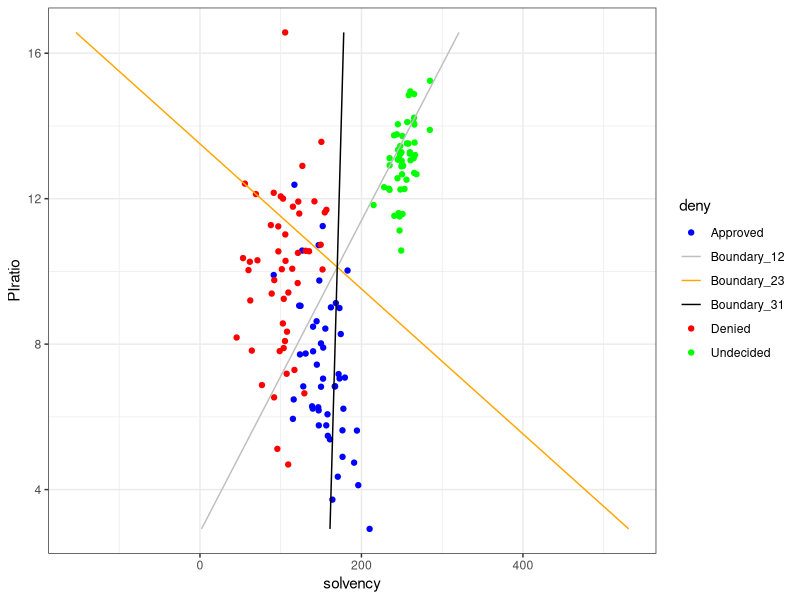
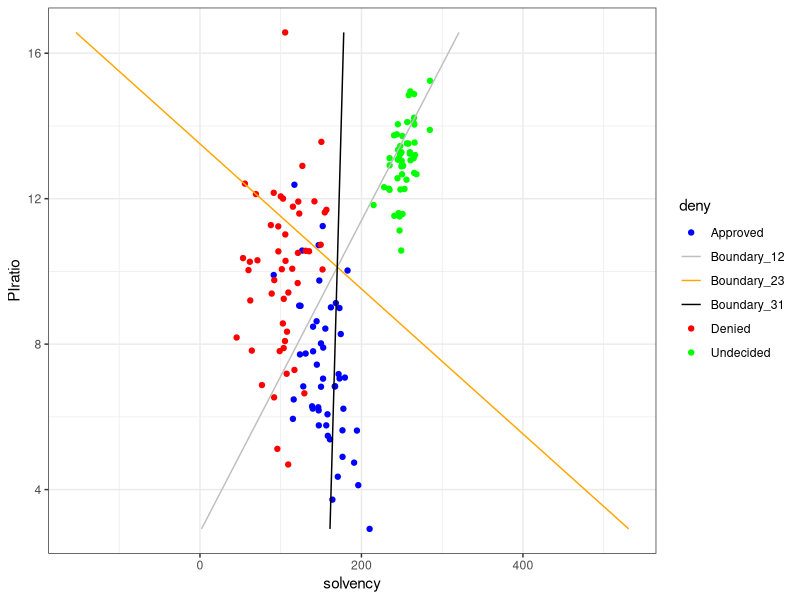

These charts were generated, in order, by the following R code:
# load necessary packages
library(mvtnorm)
library(ggplot2)

# create small wrapper functions (from lecture notes)
sigmaXY <- function(rho, sdX, sdY) {
    covTerm <- rho * sdX * sdY
    VCmatrix <- matrix(c(sdX^2, covTerm, covTerm, sdY^2), 
                       2, 2, byrow = TRUE)
    return(VCmatrix)
}

genBVN <- function(n = 1, seed = NA, muXY=c(0,1), sigmaXY=diag(2)) {
    if(!is.na(seed)) set.seed(seed)
    rdraws <- rmvnorm(n, mean = muXY, sigma = sigmaXY)
    return(rdraws)
}

# function generates 2D data for categories: denied, approved, undecided
loanData <- function(noApproved, noDenied, noUndecided, muApproved, muDenied, 
                     muUndecided, sdApproved, sdDenied, sdUndecided, 
                     rhoApproved, rhoDenied, rhoUndecided, seed=1111) {
    sigmaApproved <- sigmaXY(rho=rhoApproved, sdX=sdApproved[1], 
                             sdY=sdApproved[2])
    sigmaDenied <- sigmaXY(rho=rhoDenied, sdX=sdDenied[1], sdY=sdDenied[2])
    sigmaUndecided <- sigmaXY(rho=rhoUndecided, sdX=sdUndecided[1], 
                              sdY=sdUndecided[2])
    approved <- genBVN(noApproved, muApproved, sigmaApproved, seed = seed)
    denied <- genBVN(noDenied, muDenied, sigmaDenied, seed = seed+1)
    undecided <- genBVN(noUndecided, muUndecided, sigmaUndecided, seed = seed+2)
    loanDf <- as.data.frame(rbind(approved, denied, undecided))
    
    # create labels for each category
    deny <- c(rep("Approved", noApproved), rep("Denied", noDenied), 
              rep("Undecided", noUndecided))
    
    # include one binary dependent variable for each category
    target_deny <-  c(rep(0, noApproved), rep(1, noDenied), rep(0, noUndecided))
    target_appr <- c(rep(1, noApproved), rep(0, noDenied), rep(0, noUndecided))
    target_undec <- c(rep(0, noApproved), rep(0, noDenied), rep(1, noUndecided))
    
    # 
    loanDf <- data.frame(loanDf, deny, target_deny, target_appr, target_undec)
    colnames(loanDf) <- c("PIratio", "solvency", "deny", "target_deny", 
                          "target_approve", "target_undecided")
    return(loanDf)
}

# call function
noApproved <- 50; noDenied <- 50; noUndecided <- 50
loanDf <- loanData(noApproved, noDenied, noUndecided, 
                   c(7, 150), c(10, 100), c(13,250), 
                   c(2,20), c(2,30), c(1,15), 
                   -0.5, 0.3, 0.5)

# separate out X and Y and solve for the optimal weights
X <- as.matrix(cbind(ind=rep(1, nrow(loanDf)), 
                     loanDf[,c("PIratio", "solvency")]))
Y <- as.matrix(loanDf[,c("target_deny", "target_approve", "target_undecided")])
weights <- solve(t(X) %*% X) %*% t(X) %*% Y

# decision boundaries: 1=deny, 2=approve, 3=undecided
x <- seq(min(loanDf["PIratio"]), max(loanDf["PIratio"]), 
         length.out = nrow(loanDf))

y_12 <- -(weights[1,2]-weights[1,1])/(weights[3,2]-weights[3,1]) - 
    (weights[2,2] - weights[2,1])/(weights[3,2]-weights[3,1]) * x
y_23 <- -(weights[1,3]-weights[1,2])/(weights[3,3]-weights[3,2]) - 
    (weights[2,3] - weights[2,2])/(weights[3,3]-weights[3,2]) * x
y_31 <- -(weights[1,1]-weights[1,3])/(weights[3,1]-weights[3,3]) - 
    (weights[2,1] - weights[2,3])/(weights[3,1]-weights[3,3]) * x

boundaryDf_12 <- data.frame(PIratio = x, solvency = y_12, 
                            deny = rep("Boundary_12", length(x)))
boundaryDf_23 <- data.frame(PIratio = x, solvency = y_23, 
                            deny = rep("Boundary_23", length(x)))
boundaryDf_31 <- data.frame(PIratio = x, solvency = y_31, 
                            deny = rep("Boundary_31", length(x)))

# plot data
ggplot(data = loanDf, aes(x = solvency, y = PIratio, 
                          colour = deny, fill = deny)) +
    geom_point() +
    xlab("solvency") + 
    ylab("PIratio") + 
    theme_bw() + 
    geom_line(data=boundaryDf_12) +
    geom_line(data=boundaryDf_23) +
    geom_line(data=boundaryDf_31) +
    scale_color_manual("deny", 
                       values = c("Approved" = "blue", "Denied" = "red", 
                                  "Undecided" = "green", "Boundary_12" = "grey",
                                  "Boundary_23" = "orange", 
                                  "Boundary_31" = "black"))
ggsave("discFunction3C.pdf", scale = 1, width = 6, height = 4)

# compute predictions
predictions <- X %*% weights

# classify training data according to argmax criterion 
category <- (predictions==apply(predictions, 1, max))
predictedLabels <- rep(NA, nrow(loanDf))
for (i in 1:(nrow(loanDf))) {
    if (category[i,"target_deny"]) predictedLabels[i] <- "Denied"
    else if (category[i,"target_approve"]) predictedLabels[i] <- "Approved"
    else predictedLabels[i] <- "Undecided"
}

# combine predictions and final class decision to data frame and return
loanDf <- cbind(loanDf, predictions, predictedLabels)
loanDf

# save dataset with predictions
write.csv(loanDf, file = "predictions.csv")


